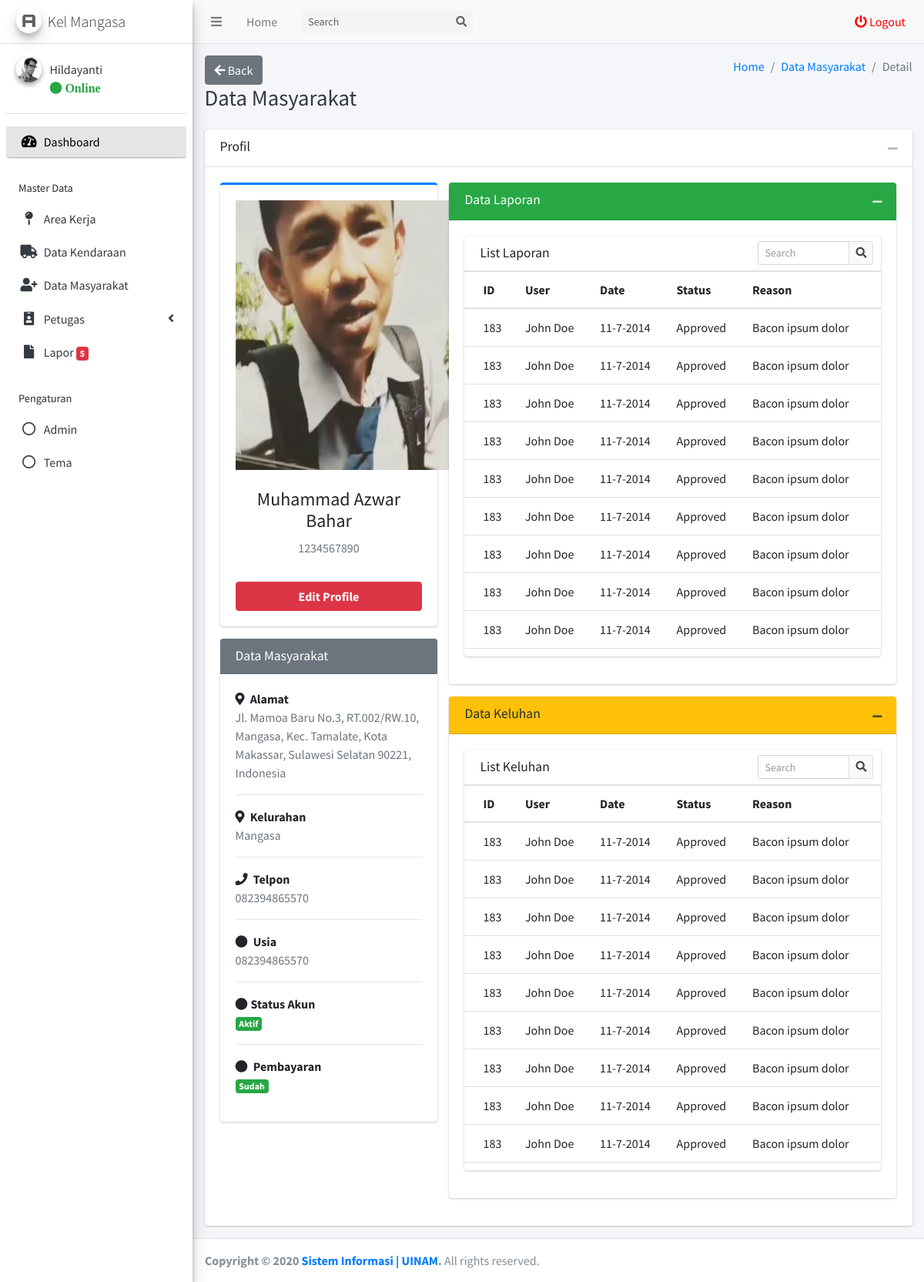
Screenshot of /kelurahan/admin/kendaraan/detail.php?id_masyarakat=1 (signed in) with the database file from the repository.
### tables this page shows
CREATE TABLE `tb_akun_kelurahan` (
  `id_akun_kelurahan` int(11) NOT NULL,
  `nama_akun_kelurahan` varchar(255) NOT NULL,
  `username_akun_kelurahan` varchar(255) NOT NULL,
  `password_akun_kelurahan` varchar(255) NOT NULL,
  `foto_akun_kelurahan` varchar(255) NOT NULL,
  `kelurahan_akun_kelurahan` varchar(255) NOT NULL,
  `status_akun_kelurahan` varchar(255) NOT NULL
);

CREATE TABLE `tb_masyarakat` (
  `id_masyarakat` int(11) NOT NULL,
  `nik_masyarakat` varchar(255) NOT NULL,
  `nama_masyarakat` varchar(255) NOT NULL,
  `alamat_masyarakat` varchar(255) NOT NULL,
  `area_masyarakat` varchar(255) NOT NULL,
  `telpon_masyarakat` varchar(255) NOT NULL,
  `usia_masyarakat` varchar(255) NOT NULL,
  `kelurahan_masyarakat` varchar(255) NOT NULL,
  `latitude_masyarakat` varchar(255) NOT NULL,
  `longitude_masyarakat` varchar(255) NOT NULL,
  `password_masyarakat` varchar(255) NOT NULL,
  `foto_masyarakat` varchar(255) NOT NULL,
  `status_masyarakat` varchar(255) NOT NULL,
  `pembayaran_masyarakat` varchar(255) NOT NULL,
  `status_marker` varchar(255) NOT NULL
);

### kelurahan/admin/kendaraan/detail.php (the view, shortened to what the rows shown need)
<?php
require '../template/header/header.php';
$id_masyarakat = $_GET['id_masyarakat'];
$result = mysqli_query($conn, "SELECT * FROM tb_masyarakat WHERE id_masyarakat = '$id_masyarakat'");
$dta = mysqli_fetch_assoc($result);
?>
<div class="content-wrapper">
  <div class="content-header">
    <div class="container-fluid">
      <div class="row mb-2">
        <div class="col-sm-6">
          <h1 class="m-0 text-dark">Data Masyarakat</h1>
        </div>
      </div>
    </div>
  </div>
  <section class="content">
    <div class="container-fluid">
      <div class="row">
        <div class="col-12">
          <div class="card">
            <div class="card-body">
              <div class="row">
                <div class="col-md-4">
                  <div class="card card-primary card-outline">
                    <div class="card-body box-profile">
                      <div class="text-center">
                        <img class="img-fluid" src="foto/<?= $dta['foto_masyarakat'] ?>" style="max-width: 280px; max-height: 350px; min-width: 280px; min-height: 350px;" alt="User profile picture">
                      </div>
                      <br>
                      <h4 class="text-center"><?= $dta['nama_masyarakat'] ?></h4>
                      <p class="text-muted text-center"><?= $dta['nik_masyarakat'] ?></p>
                      <a href="edit.php?id_masyarakat=<?= $dta['id_masyarakat'] ?>" class="btn btn-danger btn-block"><b>Edit Profile</b></a>
                    </div>
                  </div>
                  <div class="card card-secondary">
                    <div class="card-body">
                      <strong><i class="fas fa-map-marker-alt mr-1"></i> Alamat</strong>
                      <p class="text-muted">
                        <?= $dta['alamat_masyarakat'] ?>
                      </p>
                      <hr>
                      <strong><i class="fas fa-map-marker-alt mr-1"></i> Kelurahan</strong>
                      <p class="text-muted">
                        <?= $dta['kelurahan_masyarakat'] ?>
                      </p>
                      <hr>
                      <strong><i class="fas fa-phone mr-1"></i> Telpon</strong>
                      <p class="text-muted"><?= $dta['telpon_masyarakat'] ?></p>
                      <hr>
                      <strong><i class="fas fa-circle mr-1"></i> Usia</strong>
                      <p class="text-muted"><?= $dta['telpon_masyarakat'] ?></p>
                      <hr>
                      <strong><i class="fas fa-circle mr-1"></i>Status Akun</strong>
                      <p class="text-muted">
                      <?php
                        if ($dta['status_masyarakat'] == "Aktif"){
                          echo "<span class='badge bg-success'>Aktif</span>";
                        } else if ($dta['status_masyarakat'] == "Non Aktif"){
                          echo "<span class='badge bg-danger'>Non Aktif</span>";
                        }
                      ?>
                      </p>
                      <hr>
                      <strong><i class="fas fa-circle mr-1"></i> Pembayaran</strong>
                      <p class="text-muted">
                      <?php
                        if ($dta['pembayaran_masyarakat'] == "Sudah"){
                          echo "<span class='badge bg-success'>Sudah</span>";
                        } else if ($dta['pembayaran_masyarakat'] == "Belum"){
                          echo "<span class='badge bg-danger'>Belum</span>";
                        }
                      ?>
                      </p>
                    </div>
                  </div>
                </div>
                <div class="col-md-8">
                  <div class="card card-success">
                    <div class="card-body">
                      <div class="row">
                        <div class="col-12">
                          <div class="card">
                            <div class="card-body table-responsive p-0" style="max-height: 500px; height: fit-content;">
                              <table class="table table-head-fixed text-nowrap">
                                <thead>
                                  <tr>
                                    <th>ID</th>
                                    <th>User</th>
                                    <th>Date</th>
                                    <th>Status</th>
                                    <th>Reason</th>
                                  </tr>
                                </thead>
                              </table>
                            </div>
                          </div>
                        </div>
                      </div>
                    </div>
                  </div>
                  <div class="card card-warning">
                    <div class="card-body">
                      <div class="row">
                        <div class="col-12">
                          <div class="card">
                            <div class="card-body table-responsive p-0" style="height: 500px;">
                              <table class="table table-head-fixed text-nowrap">
                                <thead>
                                  <tr>
                                    <th>ID</th>
                                    <th>User</th>
                                    <th>Date</th>
                                    <th>Status</th>
                                    <th>Reason</th>
                                  </tr>
                                </thead>
                              </table>
                            </div>
                          </div>
                        </div>
                      </div>
                    </div>
                  </div>
                </div>
              </div>
            </div>
          </div>
        </div>
      </div>
    </div>
  </section>
</div>
<?php
require '../template/footer/footer.php';
?>

### kelurahan/admin/template/header/header.php (shortened to what the rows shown need)
<?php
require('../../../koneksi.php');
$get_id_session = $_SESSION['get_id_kelurahan'];
$query_header_akun = mysqli_query($conn, "SELECT * FROM tb_akun_kelurahan WHERE id_akun_kelurahan = '$get_id_session'");
$get_data_akun = mysqli_fetch_assoc($query_header_akun);
$nama_header = $get_data_akun['nama_akun_kelurahan'];
$kelurahan_header = $get_data_akun['kelurahan_akun_kelurahan'];
?>
<!DOCTYPE html>
<html>
<head>
  <link rel="stylesheet" href="../../../assets/plugins/fontawesome-free/css/all.min.css">
  <link rel="stylesheet" href="../../../assets/plugins/ekko-lightbox/ekko-lightbox.css">
  <link rel="stylesheet" href="https://code.ionicframework.com/ionicons/2.0.1/css/ionicons.min.css">
  <link rel="stylesheet" href="../../../assets/plugins/tempusdominus-bootstrap-4/css/tempusdominus-bootstrap-4.min.css">
  <link rel="stylesheet" href="../../../assets/plugins/datatables-bs4/css/dataTables.bootstrap4.min.css">
  <link rel="stylesheet" href="../../../assets/plugins/datatables-responsive/css/responsive.bootstrap4.min.css">
  <link href="https://cdn.jsdelivr.net/gh/gitbrent/bootstrap-switch-button@1.1.0/css/bootstrap-switch-button.min.css" rel="stylesheet">
  <link rel="stylesheet" href="../../../assets/dist/css/adminlte.min.css">
  <link rel="stylesheet" href="../../../assets/plugins/overlayScrollbars/css/OverlayScrollbars.min.css">
</head>
<body class="hold-transition sidebar-mini layout-fixed">
<div class="wrapper">
  <aside class="main-sidebar sidebar-light-grey elevation-3">
    <a href="../index.php" class="brand-link">
      <img src="../../../assets/dist/img/AdminLTELogo.png" alt="Logo Kabupaten Soppeng" class="brand-image img-circle elevation-3"
           style="opacity: .8">
      <span class="brand-text font-weight-light">Kel <?= $kelurahan_header ?></span>
    </a>
    <div class="sidebar">
      <div class="user-panel mt-3 pb-3 mb-3 d-flex">
        <div class="info">
          <a href="#" class="d-block"><?= $nama_header ?></a>
          <a href="#"<i class="fa fa-circle text-success"></i> Online</a>
        </div>
      </div>
    </div>
  </aside>

### rows the page displays
tb_akun_kelurahan: kelurahan_akun_kelurahan "Mangasa", nama_akun_kelurahan "Hildayanti"
tb_masyarakat: foto_masyarakat (picture), nama_masyarakat "Muhammad Azwar Bahar", nik_masyarakat "1234567890", alamat_masyarakat "Jl. Mamoa Baru No.3, RT.002/RW.10, Mangasa, Kec. Tamalate, Kota Makassar, Sulawesi Selatan 90221, Indonesia", kelurahan_masyarakat "Mangasa", telpon_masyarakat "082394865570"

### other values shown
$row_laporan_final "5"
